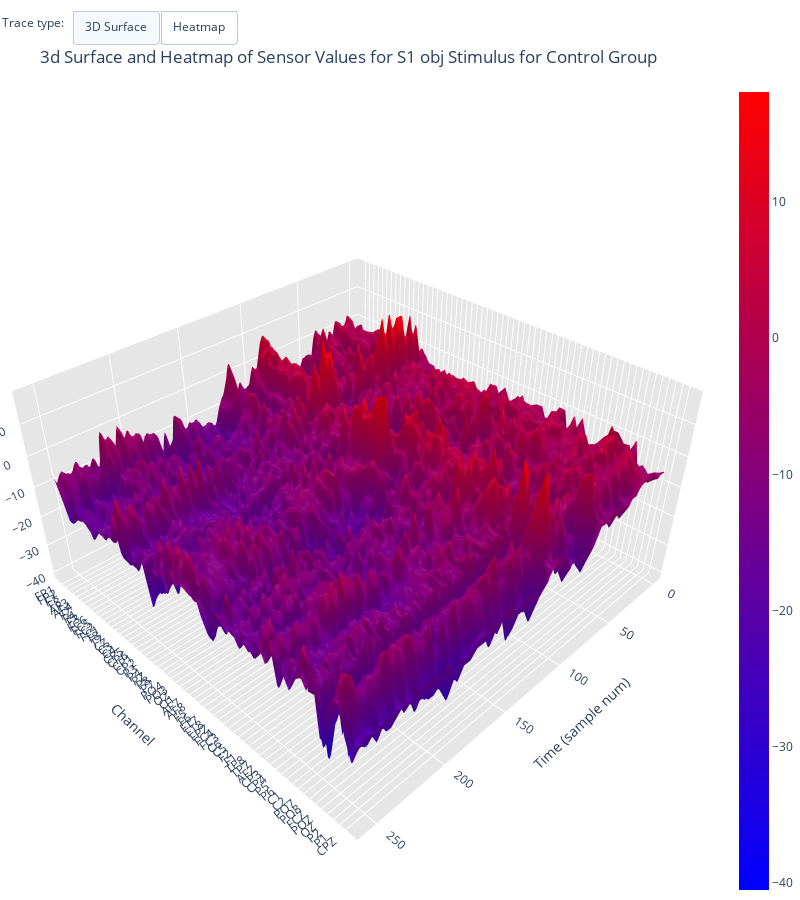

The cell this chart's notebook holds for it:
### Code cell
plot_3dSurface_and_heatmap(stimulus=stimulus, group='c', df=S1_sample_df)

### Figure 1 — Plotly figure (JSON) as saved in the notebook; plotly's stock layout.template omitted (floating-point values rounded to 4 significant figures; data arrays with more than 128 entries replaced by an {"elided": "..."} marker saying what was removed)
{"data": [{"colorscale": [[0, "rgb(0,0,255)"], [1, "rgb(255,0,0)"]], "type": "surface", "z": {"elided": "61x256 float values"}}], "layout": {"annotations": [{"align": "left", "showarrow": false, "text": "Trace type:", "x": 0, "y": 1.085, "yref": "paper"}], "autosize": false, "height": 900, "margin": {"b": 0, "l": 0, "r": 0, "t": 0}, "scene": {"aspectmode": "manual", "aspectratio": {"x": 1, "y": 1, "z": 0.5}, "xaxis": {"backgroundcolor": "rgb(230, 230,230)", "gridcolor": "rgb(255, 255, 255)", "showbackground": true, "title": {"text": "Time (sample num)"}}, "yaxis": {"backgroundcolor": "rgb(230, 230, 230)", "gridcolor": "rgb(255, 255, 255)", "showbackground": true, "ticktext": ["FP1", "FP2", "F7", "F8", "AF3", "AF4", "FZ", "F4", "F3", "FC6", "FC5", "FC2", "FC1", "T8", "T7", "CZ", "C3", "C4", "CP5", "CP6", "CP1", "CP2", "P3", "P4", "PZ", "P8", "P7", "PO4", "PO3", "O2", "O1", "AF7", "AF8", "F5", "F6", "FT7", "FT8", "FPZ", "FC4", "FC3", "C6", "C5", "F2", "F1", "TP8", "TP7", "AFZ", "CP3", "CP4", "P5", "P6", "C1", "C2", "PO7", "PO8", "FCZ", "POZ", "OZ", "P2", "P1", "CPZ"], "tickvals": [0, 1, 2, 3, 4, 5, 6, 7, 8, 9, 10, 11, 12, 13, 14, 15, 16, 17, 18, 19, 20, 21, 22, 23, 24, 25, 26, 27, 28, 29, 30, 31, 32, 33, 34, 35, 36, 37, 38, 39, 40, 41, 42, 43, 44, 45, 46, 47, 48, 49, 50, 51, 52, 53, 54, 55, 56, 57, 58, 59, 60], "title": {"text": "Channel"}, "zerolinecolor": "rgb(255, 255, 255)"}, "zaxis": {"backgroundcolor": "rgb(230, 230,230)", "gridcolor": "rgb(255, 255, 255)", "showbackground": true, "title": {"text": "Sensor Value"}, "zerolinecolor": "rgb(255, 255, 255)"}}, "title": {"text": "<br>3d Surface and Heatmap of Sensor Values for S1 obj Stimulus for Control Group"}, "updatemenus": [{"buttons": [{"args": ["type", "surface"], "label": "3D Surface", "method": "restyle"}, {"args": ["type", "heatmap"], "label": "Heatmap", "method": "restyle"}], "direction": "left", "pad": {"r": 10, "t": 10}, "showactive": true, "type": "buttons", "x": 0.1, "xanchor": "left", "y": 1.1, "yanchor": "top"}], "width": 800}}
